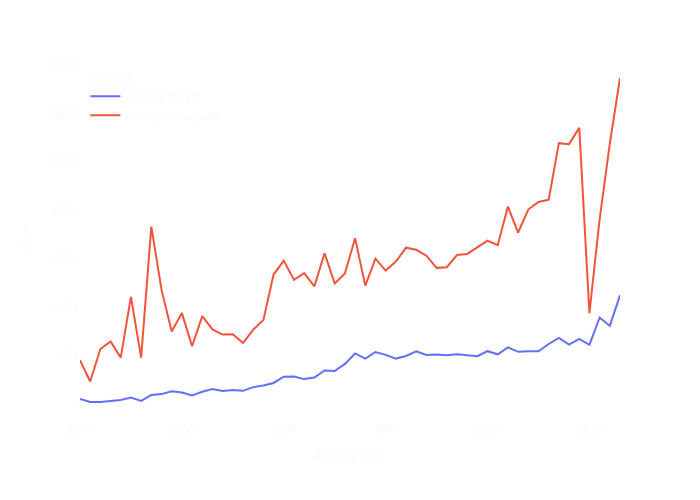

Notebook code cell kept with this figure:
### Markdown cell above
# How has the budget and profit of movies changed over the years and across genres?

### Code cell
df = pd.read_csv("data_viz/all_movies_aggr_budget_gross_year.csv")
df = df.rename(columns={"AVG_BUDGET": "Average budget", 
                        "AVG_GROSS": "Average gross profit", 
                       "RELEASE_YEAR": "Release year"})
fig = px.line(df, x="Release year", y=["Average budget", "Average gross profit"])

fig.update_layout(xaxis_range=[1970,2023], 
                 width=700, 
                 height=500)
fig.update_layout({
    "paper_bgcolor": "rgba(0, 0, 0, 0)",
    "plot_bgcolor": "rgba(0, 0, 0, 0)",
}, 
                  font_family="Source Sans Pro",
    font_color="#fbf7ff",
                 )
fig.update_layout(legend=dict(
    yanchor="top",
    y=0.99,
    xanchor="left",
    x=0.01
))
fig.show()
fig.write_html("data_viz/viz2.html")

### Figure 1 — Plotly figure (JSON) as saved in the notebook; plotly's stock layout.template omitted (floating-point values rounded to 4 significant figures)
{"data": [{"hovertemplate": "variable=Average budget<br>Release year=%{x}<br>value=%{y}<extra></extra>", "legendgroup": "Average budget", "line": {"color": "#636efa", "dash": "solid"}, "marker": {"symbol": "circle"}, "mode": "lines", "name": "Average budget", "orientation": "v", "showlegend": true, "type": "scatter", "x": [1970, 1971, 1972, 1973, 1974, 1975, 1976, 1977, 1978, 1979, 1980, 1981, 1982, 1983, 1984, 1985, 1986, 1987, 1988, 1989, 1990, 1991, 1992, 1993, 1994, 1995, 1996, 1997, 1998, 1999, 2000, 2001, 2002, 2003, 2004, 2005, 2006, 2007, 2008, 2009, 2010, 2011, 2012, 2013, 2014, 2015, 2016, 2017, 2018, 2019, 2020, 2021, 2022, 2023, null], "xaxis": "x", "y": [5875000, 2748000.0, 2844000, 3850625, 4734000.0, 7429000.0, 3851000, 10030000.0, 10877500, 13800000, 12540000.0, 9440000, 13280000.0, 16140000.0, 14110000.0, 15137500, 14260000.0, 18120000.0, 19680000.0, 22390000.0, 28800000, 29090000.0, 26370000.0, 28030000.0, 35260000.0, 34770000.0, 42030000.0, 52840000.0, 47536880, 54330000.0, 51357500, 47520000.0, 50210000.0, 54990000.0, 51340000.0, 51770000.0, 51000000.0, 52100000.0, 51280000.0, 50020000.0, 55160000.0, 51960000.0, 59040000.0, 54520000.0, 55070000.0, 54960000.0, 62560000.0, 68900000.0, 61870000.0, 67800000.0, 61780000.0, 89800000.0, 81210000.0, 112800000.0, 28320000], "yaxis": "y"}, {"hovertemplate": "variable=Average gross profit<br>Release year=%{x}<br>value=%{y}<extra></extra>", "legendgroup": "Average gross profit", "line": {"color": "#EF553B", "dash": "solid"}, "marker": {"symbol": "circle"}, "mode": "lines", "name": "Average gross profit", "orientation": "v", "showlegend": true, "type": "scatter", "x": [1970, 1971, 1972, 1973, 1974, 1975, 1976, 1977, 1978, 1979, 1980, 1981, 1982, 1983, 1984, 1985, 1986, 1987, 1988, 1989, 1990, 1991, 1992, 1993, 1994, 1995, 1996, 1997, 1998, 1999, 2000, 2001, 2002, 2003, 2004, 2005, 2006, 2007, 2008, 2009, 2010, 2011, 2012, 2013, 2014, 2015, 2016, 2017, 2018, 2019, 2020, 2021, 2022, 2023, null], "xaxis": "x", "y": [46002327, 23840000.0, 57330000.0, 65180000.0, 48520000.0, 111200000.0, 48540000.0, 183700000.0, 118600000.0, 75530000.0, 94450000.0, 60250000.0, 91340000.0, 77680000.0, 72320000.0, 72540000.0, 63460000.0, 77420000.0, 87270000.0, 134200000.0, 148600000.0, 128700000.0, 135700000.0, 122000000.0, 156200000.0, 125100000.0, 135200000.0, 171700000.0, 122787024, 150700000.0, 138300000.0, 147600000.0, 161900000.0, 159700000.0, 153600000.0, 141100000.0, 141800000.0, 154300000.0, 155500000.0, 162000000.0, 169100000.0, 164500000.0, 204400000.0, 177600000.0, 201200000.0, 209000000.0, 211400000.0, 269700000.0, 268700000.0, 285500000.0, 94340000.0, 191100000.0, 269100000.0, 336900000.0, 99250000.0], "yaxis": "y"}], "layout": {"font": {"color": "#fbf7ff", "family": "Source Sans Pro"}, "height": 500, "legend": {"title": {"text": "variable"}, "tracegroupgap": 0, "x": 0.01, "xanchor": "left", "y": 0.99, "yanchor": "top"}, "margin": {"t": 60}, "paper_bgcolor": "rgba(0, 0, 0, 0)", "plot_bgcolor": "rgba(0, 0, 0, 0)", "width": 700, "xaxis": {"anchor": "y", "domain": [0, 1], "range": [1970, 2023], "title": {"text": "Release year"}, "type": "linear"}, "yaxis": {"anchor": "x", "autorange": true, "domain": [0, 1], "range": [-15820000.0, 355500000.0], "title": {"text": "value"}, "type": "linear"}}}
